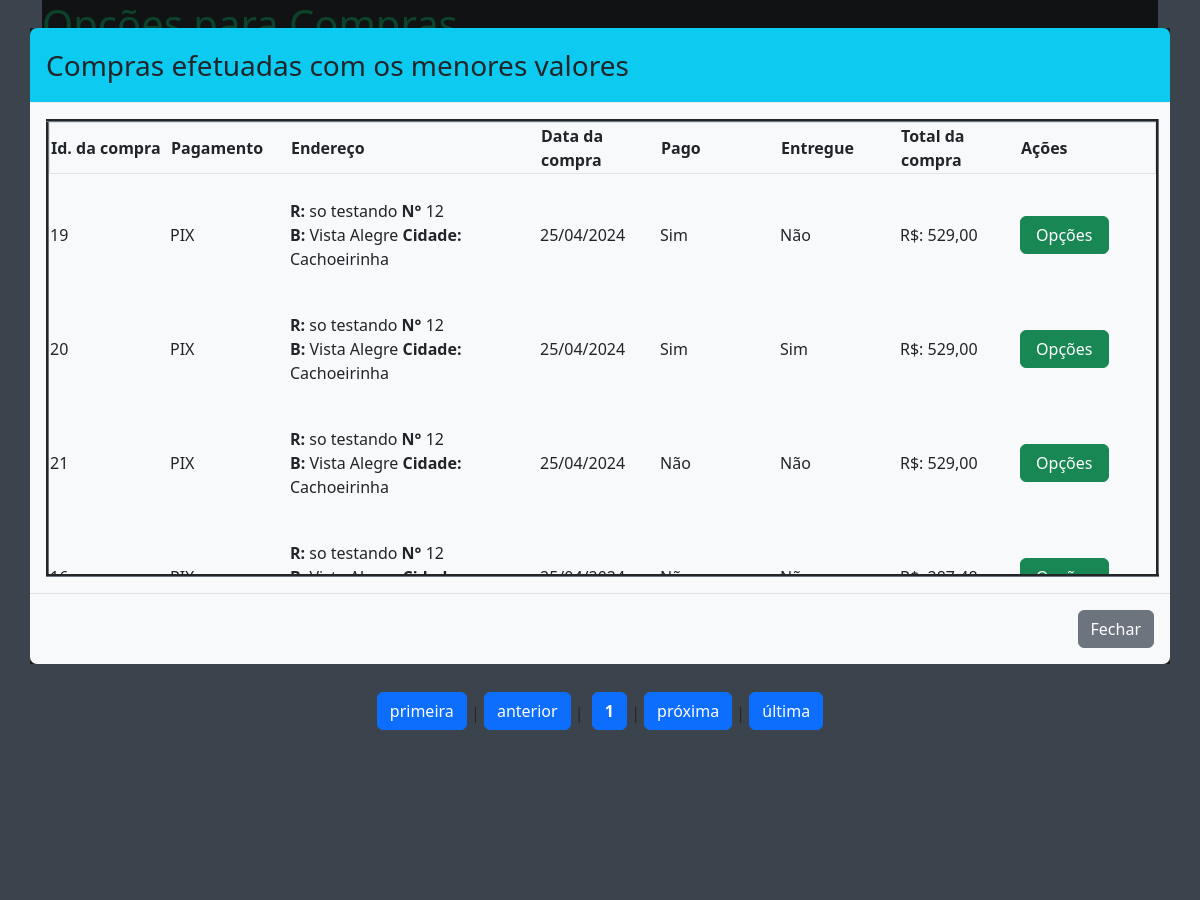
Before: /administrador/compras/compras_valor.php?mais_valor=ok (upper part) with the older database file.
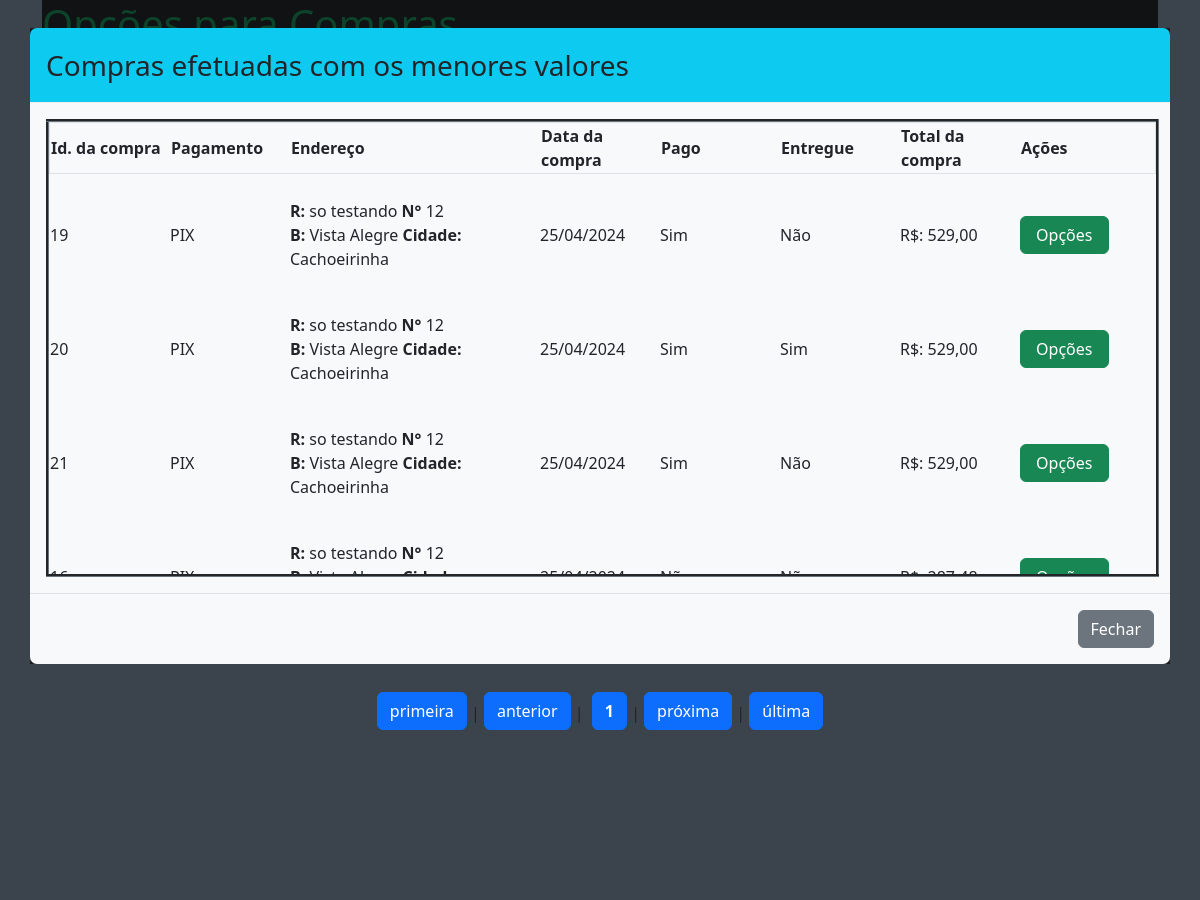
After: the same page with the newer database file.
### tables this page shows
CREATE TABLE `compras` (
  `id_compra` int(11) NOT NULL,
  `id_usuario` int(11) NOT NULL,
  `id_endereco` int(11) NOT NULL,
  `data` datetime NOT NULL,
  `total` double(10,2) NOT NULL,
  `autorizado` int(1) NOT NULL,
  `sel_entrega` int(1) NOT NULL,
  `entregue` int(1) NOT NULL,
  `pagamento` varchar(30) NOT NULL,
  `parcelas` int(3) NOT NULL
);

CREATE TABLE `endereco_usuario` (
  `id_endereco` int(11) NOT NULL,
  `id_usuario` int(11) NOT NULL,
  `CEP` varchar(9) NOT NULL,
  `logradouro` varchar(120) NOT NULL,
  `bairro` varchar(60) NOT NULL,
  `cidade` varchar(60) NOT NULL,
  `UF` varchar(2) NOT NULL,
  `numero` int(6) NOT NULL,
  `complemento` varchar(60) NOT NULL,
  `ponto_referencia` varchar(100) NOT NULL,
  `retirada_com` varchar(100) NOT NULL,
  `telefone_entrega` varchar(15) NOT NULL
);

### administrador/compras/compras_valor.php (the view, shortened to what the changed rows need)
<?php
require_once '../../database.php';
?>
<!doctype html>
<html lang="pt-br">
  <head>
    <link href="https://cdn.jsdelivr.net/npm/bootstrap@5.3.3/dist/css/bootstrap.min.css" rel="stylesheet">
	<link rel="stylesheet" href="../../css/modal.css">
</head>
  <body style="background: #778899">
  <div class="container">
				<div class="bg-dark"><h1 class="text-success">
				</h1>
				</div>
		</div>
		<?php
 if(!empty($_GET['mais_valor'])){
$quantidade_cp = 15;
$pagina     = (isset($_GET['pagina'])) ? (int)$_GET['pagina'] : 1;
$inicio     = ($quantidade_cp * $pagina) - $quantidade_cp;
    $sql_a = "SELECT * FROM compras ORDER BY total DESC LIMIT ".$inicio.",".$quantidade_cp."";
	$consulta_a = $conexao->query($sql_a);
	$dados = $consulta_a->fetchALL(PDO::FETCH_ASSOC);
	echo '<div class="modal fade modal-xl"  id="exemplomodal">
					  <div class="modal-dialog" >
						<div class="modal-content ">
						  <div class="modal-header bg-info">
							<h3 class="modal-title">Compras efetuadas com os menores valores</h3>
						   </div>
						  <div class="modal-body bg-light">';
								echo '<table  align="center" border="3" class="border-secondary" style="table-layout: fixed;width:1113px">';
								echo '<thead style="display: block;position: relative;" class="border">';
								echo '<tr>';
								echo '  <th width=120>Id. da compra</th>
								<th width=120>Pagamento</th>
								<th width=250>Endereço</th>
								<th width=120>Data da compra</th>
								<th width=120>Pago</th>
								<th width=120>Entregue</th>
								<th width=120>Total da compra</th>
								<th width=120>Ações</th>';
								echo '</tr>';
								echo '</thead>';
								echo '<tbody style="display: block;  overflow: auto;width: 100%;max-height: 400px;overflow-y: scroll;overflow-x: hidden;">';
								foreach ($dados as $d){
									$id_compra_1 = $d['id_compra'];
									$id_endereco = $d['id_endereco'];
									$sqlend = "SELECT * FROM endereco_usuario WHERE id_endereco = '".$id_endereco."'";
									$consultaend = $conexao->query($sqlend);
									$dados_end = $consultaend->fetch(PDO::FETCH_ASSOC);
									$endereco = '<strong>R:</strong> '.$dados_end['logradouro'].' <strong>N°</strong> '.$dados_end['numero'].'<br><strong>B: </strong>'.$dados_end['bairro'].' <strong>Cidade:</strong> '.$dados_end['cidade'].'';
													$autorizado= $d['autorizado'];
									if($autorizado == 0){ $pago = 'Não';
														}else{
																$pago = 'Sim';
														}
													$entregue=$d['entregue'];
														if($entregue == 0){ $ent = 'Não';
														}else{
																$ent = 'Sim';
														}
								   echo '<tr style="height: 60px">
										<td width=120><P class="mt-4">'.$d['id_compra'].'</P></td>
										<td width=120><P class="mt-4">'.$d['pagamento'].'</P></td>
										<td width=250><P class="mt-4">'.$endereco.'</P></td>
										<td width=120><P class="mt-4">'.date_format(new DateTime($d['data']),"d/m/Y").'</P></td>
										<td width=120><P class="mt-4">'.$pago.'</P></td>
										<td width=120><P class="mt-4">'.$ent.'</P></td>
										<td width=120><P class="mt-4"> R$: '.number_format($d['total'],2,',','.').'</P></td>
										<td width=120><a class="btn btn-success w-75 mt-2" href="?opcoes_compra='.$id_compra_1.'">Opções</a></td></tr>';
										}
										echo '</tbody></table>';
						  echo '</div>
						  <div class="modal-footer bg-light">
                <button type="button" class="btn btn-secondary" data-bs-dismiss="modal">Fechar</button>
      </div>
    </div>
  </div>';
}
			?>

Changed rows visible on the page:
changed compras id 21: autorizado "Não" → "Sim"
